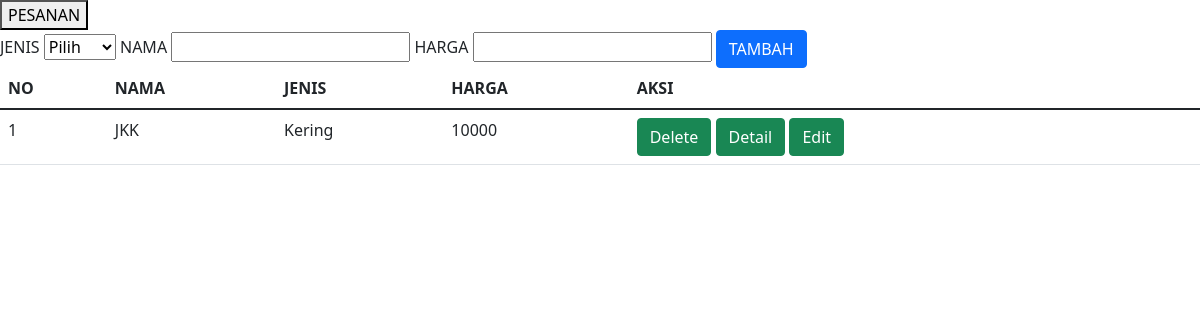
Before: /makan/ with the older database file.
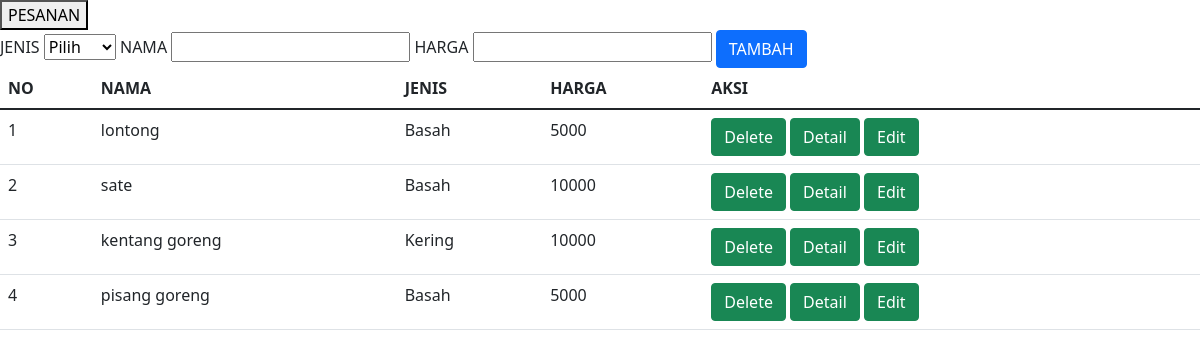
After: the same page with the newer database file.
### task/models.py (models this page shows)
class makanan(models.Model) :
    jenis = models.CharField(max_length=100)
    nama = CharField(max_length=100)
    harga = models.IntegerField()

### task/views.py (the view)
# urls.py: path('makan/', views.makanan),
def makanan(request):
    if request.POST:
        jenis = request.POST["jenis"]
        nama = request.POST["nama"]
        harga = request.POST["harga"]
        models.makanan.objects.create(jenis=jenis, nama=nama, harga=harga)
        return redirect('/makan')
    makan = models.makanan.objects.all()
    return render (request, "indexmakanan.html", {
        'makan' : makan
        })

### task/templates/indexmakanan.html (shortened to what this page needs)
<!DOCTYPE html>
<html lang="en">
<head>
    <link href="https://cdn.jsdelivr.net/npm/bootstrap@5.1.3/dist/css/bootstrap.min.css" rel="stylesheet">
</head>
<body>
    <a href="/pesanan"><button>PESANAN</button></a>
    <div>
        <form action="" method="post">
        <label>JENIS</label>
        <select class="from select" name="jenis">
            <option selected>Pilih</option>
        </select>
        <label>NAMA</label>
        <input type="text" name="nama" class="from-control">
        <label>HARGA</label>
        <input type="text" name="harga" class="from-control">
        <button type="submit" class="btn btn-primary">TAMBAH</button>
    </form>
        <table class="table">
            <thead>
                <th>NO</th>
                <th>NAMA</th>
                <th>JENIS</th>
                <th>HARGA</th>
                <th>AKSI</th>
            </thead>
            <tbody>
                {% for d in makan %}
                <tr>
                    <td>{{forloop.counter}}</td>
                    <td>{{d.nama}}</td>
                    <td>{{d.jenis}}</td>
                    <td>{{d.harga}}</td>
                <td>
                    <a type="submit" class="btn btn-success" href="/{{d.id}}/deletemakanan">Delete</a>
                    <a type="submit" class="btn btn-success" href="/{{d.id}}/detailmakanan">Detail</a>
                    <a type="submit" class="btn btn-success" href="/{{d.id}}/updatemakanan">Edit</a>
                </td>
                </tr>
                {% endfor %}
            </tbody>
        </table>
    </div>
</body>
</html>

Changed rows visible on the page:
removed makanan: nama "JKK", jenis "Kering", harga "10000"
added makanan: nama "lontong", jenis "Basah", harga "5000"
added makanan: nama "sate", jenis "Basah", harga "10000"
added makanan: nama "kentang goreng", jenis "Kering", harga "10000"
added makanan: nama "pisang goreng", jenis "Basah", harga "5000"
